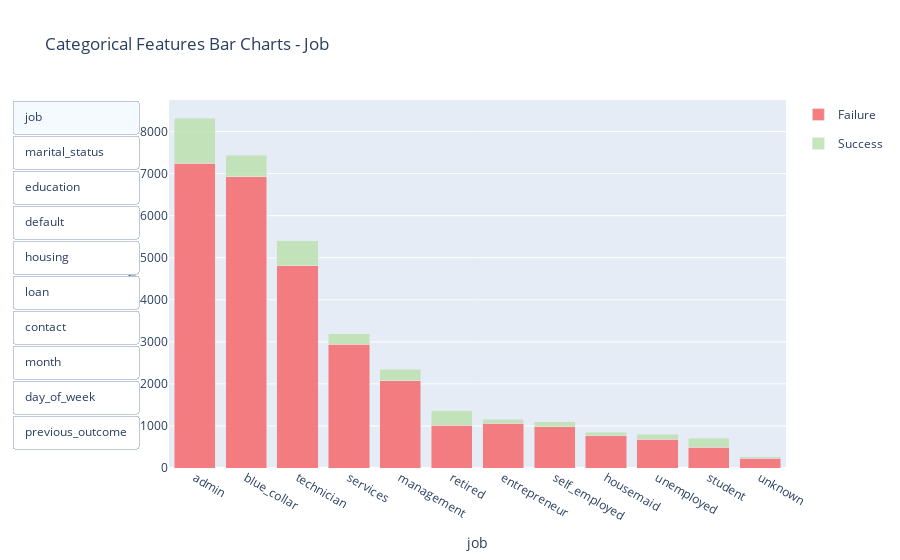

Notebook source saved alongside this figure:
### Code cell
def create_cat_bar(col: str, success: bool) -> tuple[go.Bar, list]:
    """Create a bar chart for a categorical column.

    By default, columns are sorted in descending order
    of the number of observations.
    
    For `month` and `day_of_week`, the order is changed to
    chronological order.
    
    For `education`, the order is changed to descending
    order of education level.

    `job` is the first column. Visible on initialisation.

    Saves the order of categories shown in a list for later use 
    in other visualisations.
    
    Args:
        col (str): The column name.
        success (bool): Whether to count successful or unsuccessful calls.
    
    Returns:
        go.Bar: The bar chart.
        list: The order of categories shown.

    """

    col_display = df[df["success"] == success][col]
    
    if col == 'month':
        months = ['jan', 'feb', 'mar', 'apr', 'may', 'jun', 'jul', 'aug', 'sep', 'oct', 'nov', 'dec']
        ordered_categories = sorted(col_display.unique(), key=lambda x: months.index(x))
    
    elif col == 'day_of_week':
        days = ['mon', 'tue', 'wed', 'thu', 'fri']
        ordered_categories = sorted(col_display.unique(), key=lambda x: days.index(x))

    elif col == 'education':
        education = ['unknown', 'illiterate', '4y', '6y', '9y', 'high_school', 'professional_course', 'university_degree']
        ordered_categories = sorted(col_display.unique(), key=lambda x: - education.index(x))
    
    else:
        ordered_categories = sorted(col_display.unique(), key=lambda x: df[col].value_counts()[x], reverse=True)

    fig = go.Bar(
        x=ordered_categories,
        y=[col_display.value_counts()[cat] for cat in ordered_categories],
        name="Success" if success else "Failure",
        marker=dict(color='rgba(191, 227, 180, 0.9)' if success else 'rgba(244, 113, 116, 0.9)'),
        legendgroup="Success" if success else "Failure",
        showlegend=True,
        visible=col == "job"  # only show the job column on initialisation
    )

    return fig, ordered_categories

cat_bars = []
orders = {}  # dict[column_name, list[order]] save the order of categories shown for later use in other visualisations
for col in cat_columns:
    for success in [False, True]:
        cat_bar, order = create_cat_bar(col, success)
        cat_bars.append(cat_bar)
        orders[col] = order

buttons = [
    dict(
        label=col, 
        method="update",
        args=[
            {"visible": [col == c for c in cat_columns for _ in [False, True]]},
            {
                "title": f"Categorical Features Bar Charts - {col.capitalize()}",  # update the title with the selected column name
                "xaxis": {"title": col},  # update the x-axis title with the selected column name
            }
        ]
    ) for col in cat_columns
]

layout = go.Layout(
    title="Categorical Features Bar Charts - Job",  # initial title
    barmode="stack",  # stack the bar charts
    updatemenus=[
        dict(
            type="buttons",
            showactive=True,
            buttons=buttons,
        ),
    ],
    xaxis_title="job",  # initial x-axis title
    yaxis=dict(
        title="Count",  # static y-axis title
        title_standoff=0,
    )
)

fig = go.Figure(data=cat_bars, layout=layout)
fig.show()

### Figure 1 — Plotly figure (JSON) as saved in the notebook; plotly's stock layout.template omitted (floating-point values rounded to 4 significant figures)
{"data": [{"legendgroup": "Failure", "marker": {"color": "rgba(244, 113, 116, 0.9)"}, "name": "Failure", "showlegend": true, "type": "bar", "visible": true, "x": ["admin", "blue_collar", "technician", "services", "management", "retired", "entrepreneur", "self_employed", "housemaid", "unemployed", "student", "unknown"], "y": [7244, 6926, 4815, 2942, 2076, 1018, 1060, 980, 769, 682, 494, 232]}, {"legendgroup": "Success", "marker": {"color": "rgba(191, 227, 180, 0.9)"}, "name": "Success", "showlegend": true, "type": "bar", "visible": true, "x": ["admin", "blue_collar", "technician", "services", "management", "retired", "entrepreneur", "self_employed", "housemaid", "unemployed", "student", "unknown"], "y": [1070, 515, 585, 254, 269, 348, 100, 119, 86, 116, 217, 33]}, {"legendgroup": "Failure", "marker": {"color": "rgba(244, 113, 116, 0.9)"}, "name": "Failure", "showlegend": true, "type": "bar", "visible": false, "x": ["married", "single", "divorced", "unknown"], "y": [17933, 7947, 3304, 54]}, {"legendgroup": "Success", "marker": {"color": "rgba(191, 227, 180, 0.9)"}, "name": "Success", "showlegend": true, "type": "bar", "visible": false, "x": ["married", "single", "divorced", "unknown"], "y": [2020, 1310, 371, 11]}, {"legendgroup": "Failure", "marker": {"color": "rgba(244, 113, 116, 0.9)"}, "name": "Failure", "showlegend": true, "type": "bar", "visible": false, "x": ["university_degree", "professional_course", "high_school", "9y", "6y", "4y", "illiterate", "unknown"], "y": [8391, 3719, 6781, 4457, 1709, 2978, 13, 1190]}, {"legendgroup": "Success", "marker": {"color": "rgba(191, 227, 180, 0.9)"}, "name": "Success", "showlegend": true, "type": "bar", "visible": false, "x": ["university_degree", "professional_course", "high_school", "9y", "6y", "4y", "illiterate", "unknown"], "y": [1345, 473, 815, 369, 156, 344, 3, 207]}, {"legendgroup": "Failure", "marker": {"color": "rgba(244, 113, 116, 0.9)"}, "name": "Failure", "showlegend": true, "type": "bar", "visible": false, "x": ["no", "unknown", "yes"], "y": [22656, 6579, 3]}, {"legendgroup": "Success", "marker": {"color": "rgba(191, 227, 180, 0.9)"}, "name": "Success", "showlegend": true, "type": "bar", "visible": false, "x": ["no", "unknown"], "y": [3351, 361]}, {"legendgroup": "Failure", "marker": {"color": "rgba(244, 113, 116, 0.9)"}, "name": "Failure", "showlegend": true, "type": "bar", "visible": false, "x": ["yes", "no", "unknown"], "y": [15260, 13272, 706]}, {"legendgroup": "Success", "marker": {"color": "rgba(191, 227, 180, 0.9)"}, "name": "Success", "showlegend": true, "type": "bar", "visible": false, "x": ["yes", "no", "unknown"], "y": [1994, 1628, 90]}, {"legendgroup": "Failure", "marker": {"color": "rgba(244, 113, 116, 0.9)"}, "name": "Failure", "showlegend": true, "type": "bar", "visible": false, "x": ["no", "yes", "unknown"], "y": [24073, 4459, 706]}, {"legendgroup": "Success", "marker": {"color": "rgba(191, 227, 180, 0.9)"}, "name": "Success", "showlegend": true, "type": "bar", "visible": false, "x": ["no", "yes", "unknown"], "y": [3058, 564, 90]}, {"legendgroup": "Failure", "marker": {"color": "rgba(244, 113, 116, 0.9)"}, "name": "Failure", "showlegend": true, "type": "bar", "visible": false, "x": ["cellular", "telephone"], "y": [17834, 11404]}, {"legendgroup": "Success", "marker": {"color": "rgba(191, 227, 180, 0.9)"}, "name": "Success", "showlegend": true, "type": "bar", "visible": false, "x": ["cellular", "telephone"], "y": [3074, 638]}, {"legendgroup": "Failure", "marker": {"color": "rgba(244, 113, 116, 0.9)"}, "name": "Failure", "showlegend": true, "type": "bar", "visible": false, "x": ["mar", "apr", "may", "jun", "jul", "aug", "sep", "oct", "nov", "dec"], "y": [219, 1658, 10312, 3806, 5231, 4417, 257, 333, 2934, 71]}, {"legendgroup": "Success", "marker": {"color": "rgba(191, 227, 180, 0.9)"}, "name": "Success", "showlegend": true, "type": "bar", "visible": false, "x": ["mar", "apr", "may", "jun", "jul", "aug", "sep", "oct", "nov", "dec"], "y": [217, 427, 699, 441, 532, 531, 207, 254, 332, 72]}, {"legendgroup": "Failure", "marker": {"color": "rgba(244, 113, 116, 0.9)"}, "name": "Failure", "showlegend": true, "type": "bar", "visible": false, "x": ["mon", "tue", "wed", "thu", "fri"], "y": [6114, 5696, 5762, 6034, 5632]}, {"legendgroup": "Success", "marker": {"color": "rgba(191, 227, 180, 0.9)"}, "name": "Success", "showlegend": true, "type": "bar", "visible": false, "x": ["mon", "tue", "wed", "thu", "fri"], "y": [698, 748, 753, 823, 690]}, {"legendgroup": "Failure", "marker": {"color": "rgba(244, 113, 116, 0.9)"}, "name": "Failure", "showlegend": true, "type": "bar", "visible": false, "x": ["nonexistent", "failure", "success"], "y": [25915, 2935, 388]}, {"legendgroup": "Success", "marker": {"color": "rgba(191, 227, 180, 0.9)"}, "name": "Success", "showlegend": true, "type": "bar", "visible": false, "x": ["nonexistent", "failure", "success"], "y": [2501, 494, 717]}], "layout": {"barmode": "stack", "title": {"text": "Categorical Features Bar Charts - Job"}, "updatemenus": [{"buttons": [{"args": [{"visible": [true, true, false, false, false, false, false, false, false, false, false, false, false, false, false, false, false, false, false, false]}, {"title": "Categorical Features Bar Charts - Job", "xaxis": {"title": "job"}}], "label": "job", "method": "update"}, {"args": [{"visible": [false, false, true, true, false, false, false, false, false, false, false, false, false, false, false, false, false, false, false, false]}, {"title": "Categorical Features Bar Charts - Marital_status", "xaxis": {"title": "marital_status"}}], "label": "marital_status", "method": "update"}, {"args": [{"visible": [false, false, false, false, true, true, false, false, false, false, false, false, false, false, false, false, false, false, false, false]}, {"title": "Categorical Features Bar Charts - Education", "xaxis": {"title": "education"}}], "label": "education", "method": "update"}, {"args": [{"visible": [false, false, false, false, false, false, true, true, false, false, false, false, false, false, false, false, false, false, false, false]}, {"title": "Categorical Features Bar Charts - Default", "xaxis": {"title": "default"}}], "label": "default", "method": "update"}, {"args": [{"visible": [false, false, false, false, false, false, false, false, true, true, false, false, false, false, false, false, false, false, false, false]}, {"title": "Categorical Features Bar Charts - Housing", "xaxis": {"title": "housing"}}], "label": "housing", "method": "update"}, {"args": [{"visible": [false, false, false, false, false, false, false, false, false, false, true, true, false, false, false, false, false, false, false, false]}, {"title": "Categorical Features Bar Charts - Loan", "xaxis": {"title": "loan"}}], "label": "loan", "method": "update"}, {"args": [{"visible": [false, false, false, false, false, false, false, false, false, false, false, false, true, true, false, false, false, false, false, false]}, {"title": "Categorical Features Bar Charts - Contact", "xaxis": {"title": "contact"}}], "label": "contact", "method": "update"}, {"args": [{"visible": [false, false, false, false, false, false, false, false, false, false, false, false, false, false, true, true, false, false, false, false]}, {"title": "Categorical Features Bar Charts - Month", "xaxis": {"title": "month"}}], "label": "month", "method": "update"}, {"args": [{"visible": [false, false, false, false, false, false, false, false, false, false, false, false, false, false, false, false, true, true, false, false]}, {"title": "Categorical Features Bar Charts - Day_of_week", "xaxis": {"title": "day_of_week"}}], "label": "day_of_week", "method": "update"}, {"args": [{"visible": [false, false, false, false, false, false, false, false, false, false, false, false, false, false, false, false, false, false, true, true]}, {"title": "Categorical Features Bar Charts - Previous_outcome", "xaxis": {"title": "previous_outcome"}}], "label": "previous_outcome", "method": "update"}], "showactive": true, "type": "buttons"}], "xaxis": {"title": {"text": "job"}}, "yaxis": {"title": {"standoff": 0, "text": "Count"}}}}
